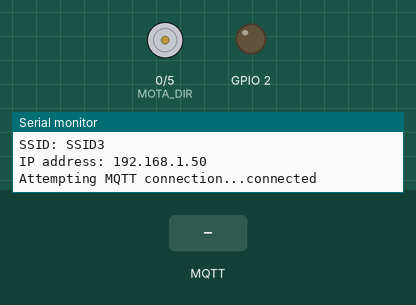
Bench run of a sketch on a simulated ESP8266 (NodeMCU). Parts: direction and speed pins drawn as motors (green arrow = direction pin HIGH = forward, orange = LOW = backward, longer = more drive), output pins drawn as LEDs (lit = HIGH), the last lines printed to the serial monitor. Dashed ring = blinking. Inputs (shaded band) come from the test bench. WiFi joins after 1.5 s; servers stay silent unless stated; random numbers use the default seed unless the sketch sets one; no MQTT or app messages arrive unless stated.

Above: at 2.7 s.
2.8 s: MQTT message "t" arrives on the first subscribed topic
At 3.6 s:
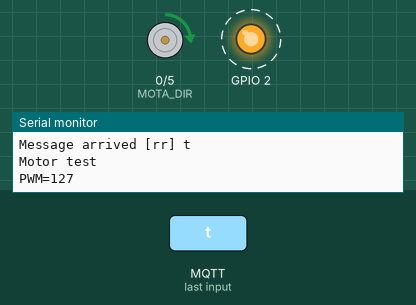
At 7.8 s:
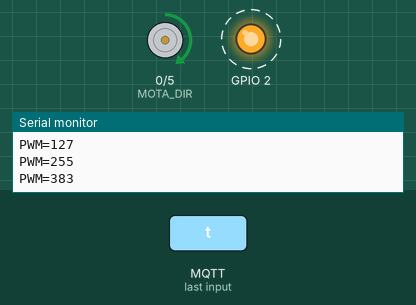
Timing chart, 0 to 20.3 s (numbered marks = the images above; inputs shaded):
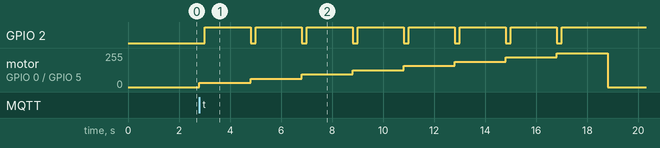

The sketch:

rr_motor_control_mqtt_esp8266.ino
```cpp
/*
 The sketch listens to certain MQTT messages and sends motor control commands to the Motor Shield
 works with the ESP8266 board/library.
 (based on Basic MQTT example provided by PubSubClient library)

 It connects to the MQTT server then:
 - subscribes to the topic "rr", printing out any messages it receives.
   NB: it assumes the received payloads are strings not binary
 - If it receives the message "f" it activates the motor and switches ON the ESP LED, else switches it off
 - other supported commands are "h", "r", and "test"

 It will reconnect to the server if the connection is lost using a blocking
 reconnect function. See the 'mqtt_reconnect_nonblocking' example for how to
 achieve the same result without blocking the main loop.
*/

#include <ESP8266WiFi.h>
#include <ESP8266WiFiMulti.h>
#include <PubSubClient.h>

ESP8266WiFiMulti wifiMulti;

// settings GPIO pins for LED & NodeMCU Motor Driver Shield
// const byte BUILTIN_LED = 2;
const byte MOTA_DIR = 0; // motor A direction
const byte  MOTA_PWM = 5; // motor A PWM (translates to power/voltage)
const byte MOTB_DIR = 2;
const byte MOTB_PWM = 4;
const int SPEED_PWM = 1023;

// Update these with values suitable for your network.

// const char* ssid = "SSID";
// const char* password = "PW";
const char* mqtt_server = "192.168.178.115";

WiFiClient espClient;
PubSubClient client(espClient);
long lastMsg = 0;
char msg[50];
int value = 0;
char announce[100];
char ssid_name[50];

void setup_wifi() {
  delay(10);
  // We start by connecting to a WiFi network
  Serial.println();

  // connect to the "best" available network using WifiMulti lib
  WiFi.mode(WIFI_STA);
  // wifiMulti.addAP("SSID1", "PW1");
  // wifiMulti.addAP("SSID2", "PW2");
  wifiMulti.addAP("SSID3", "PW3");
  wifiMulti.addAP("st_oberholz_bureau_2.4", "followthewhiteraBBit");
  // wifiMulti.addAP("berlin.freifunk.net");

  Serial.println("Connecting Wifi...");
  // int i = 0;
  while (wifiMulti.run() != WL_CONNECTED) {
    delay(1000);
    Serial.print('.');
  }

  Serial.println("");
  Serial.println("WiFi connected");
  Serial.print("SSID: ");
  // Serial.println(WiFi.SSID());
  WiFi.SSID().toCharArray(ssid_name, 50);
  Serial.println(ssid_name);
  Serial.print("IP address: ");
  Serial.println(WiFi.localIP());
}

bool motor_forward() {
  // all motors forward
  Serial.println("Motor forward");
  digitalWrite(BUILTIN_LED, LOW);   // Turn the LED on
  digitalWrite(MOTA_DIR, HIGH);
  analogWrite(MOTA_PWM, SPEED_PWM);
  // digitalWrite(MOTB_DIR, HIGH);
  // analogWrite(MOTB_PWM, SPEED_PWM);
  client.publish("log", "MCU received command MOTOR FORWARD");
  return true;
}

bool motor_reverse() {
  // reverses all motors
  Serial.println("Motor reverse");
  digitalWrite(BUILTIN_LED, HIGH);  // Turn the LED off
  digitalWrite(MOTA_DIR, LOW);
  analogWrite(MOTA_PWM, SPEED_PWM);
  // digitalWrite(MOTB_DIR, LOW);
  // analogWrite(MOTB_PWM, SPEED_PWM);
  client.publish("log", "MCU received command MOTOR REVERSE");
  return true;
}

bool motor_halt() {
  // stops all motors
  Serial.println("Motor halt");
  digitalWrite(BUILTIN_LED, HIGH);  // Turn the LED off
  analogWrite(MOTA_PWM, 0);
  analogWrite(MOTB_PWM, 0);
  client.publish("log", "MCU received command MOTOR HALT");
  return true;
}

bool motor_test() {
  // test motor A speed
  Serial.println("Motor test");
  client.publish("log", "MCU received command MOTOR TEST");

  digitalWrite(MOTA_DIR, HIGH);
  for (int i=127; i<1024; i+=128) {
    Serial.print("PWM=");
    Serial.println(i);
    digitalWrite(BUILTIN_LED, LOW);   // LED on for 200 ms
    analogWrite(MOTA_PWM, i);
    delay(200);
    digitalWrite(BUILTIN_LED, HIGH);  // Turn the LED off
    delay(1800);
  }
  // motor stop
  analogWrite(MOTA_PWM, 0);
  return true;
}

void callback(char* topic, byte* payload, unsigned int length) {
  Serial.print("Message arrived [");
  Serial.print(topic);
  Serial.print("] ");
  for (int i = 0; i < length; i++) {
    Serial.print((char)payload[i]);
  }
  Serial.println();

  // control motor according to received first character
  switch ((char)payload[0]) {
    case 'f':
      motor_forward();
      // digitalWrite(BUILTIN_LED, LOW);   // Turn the LED on
      break;
    case 'r':
      motor_reverse();
      break;
    case 'h':
      motor_halt();
      break;
    case 't':
      motor_test();
      break;
    default:
      Serial.println('unknown command');
      // digitalWrite(BUILTIN_LED, HIGH);  // Turn the LED off
      break;
  }

}

void reconnect() {
  // Loop until we're reconnected
  while (!client.connected()) {
    Serial.print("Attempting MQTT connection...");
    // Create a random client ID
    String clientId = "RailRover-MCU-";
    clientId += String(random(0xffff), HEX);
    // Attempt to connect
    if (client.connect(clientId.c_str())) {
      Serial.println("connected");
      // Once connected, publish an announcement...
      sprintf(announce, "Motor Control Unit online, connected to SSID %s", ssid_name);
      client.publish("rr", announce);
      // ... and resubscribe
      client.subscribe("rr");
    } else {
      Serial.print("failed, rc=");
      Serial.print(client.state());
      Serial.println(" try again in 5 seconds");
      // Wait 5 seconds before retrying
      delay(5000);
    }
  }
}

void setup() {
  pinMode(BUILTIN_LED, OUTPUT);     // Initialize the BUILTIN_LED pin as an output
  pinMode(MOTA_DIR, OUTPUT);
  pinMode(MOTA_PWM, OUTPUT);
  // pinMode(MOTB_DIR, OUTPUT);
  // pinMode(MOTB_PWM, OUTPUT);

  digitalWrite(MOTA_DIR,HIGH);
  analogWrite(MOTA_PWM,0);
  // digitalWrite(MOTB_DIR,HIGH);
  // analogWrite(MOTB_PWM,0);

  Serial.begin(115200);
  setup_wifi();
  client.setServer(mqtt_server, 1883);
  client.setCallback(callback);
}

void loop() {

  if (!client.connected()) {
    reconnect();
  }
  client.loop();

  /*
  long now = millis();
  if (now - lastMsg > 2000) {
    lastMsg = now;
    ++value;
    sprintf (msg, 50, "hello world #%ld", value);
    Serial.print("Publish message: ");
    Serial.println(msg);
    client.publish("rr", msg);
  }
  */
}
```

Measured:
- after the input at 2.8 s, GPIO 2: alternates HIGH for 1.8 s and LOW for 0.20 s, 15 changes in all, then stays HIGH, starting after 0.20 s; motor on GPIO 0 (MOTA_DIR) / GPIO 5 (MOTA_PWM): rises from stopped to forward 255/255 in 14.0 s, then falls to stopped in 2.0 s
